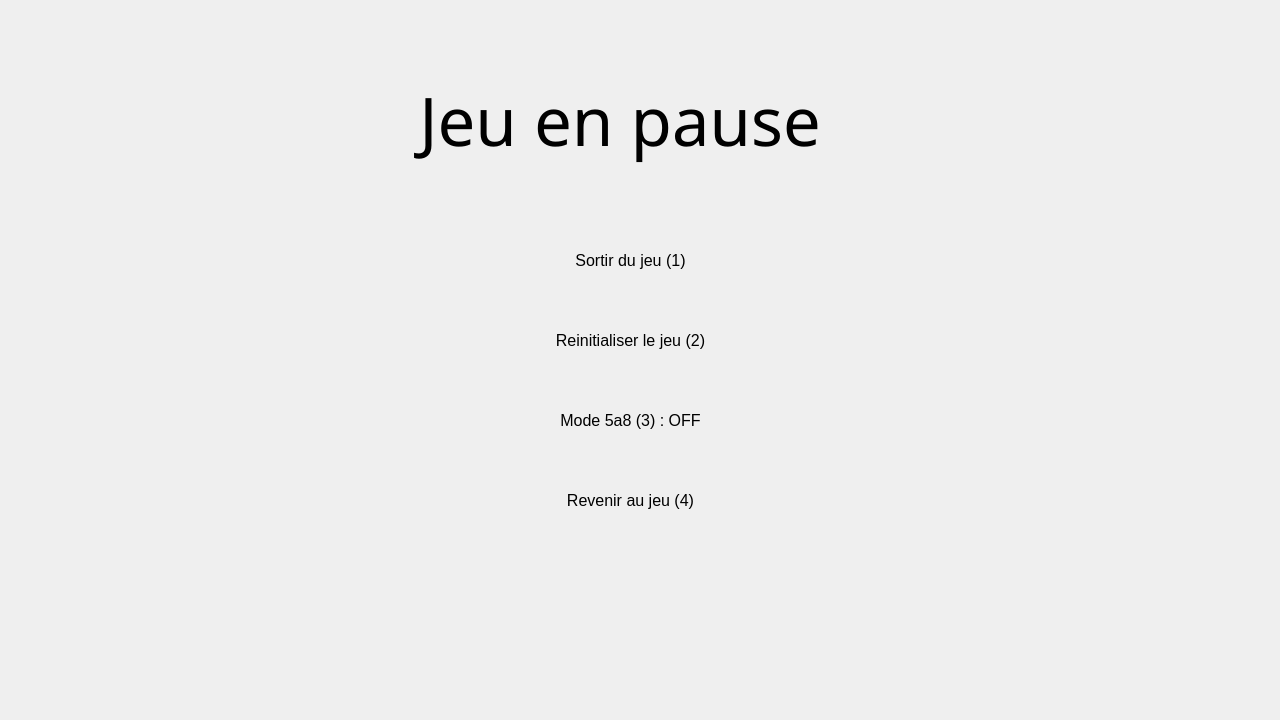
<?xml version="1.0" encoding="UTF-8"?>
<ui version="4.0">
 <class>Pause</class>
 <widget class="QWidget" name="Pause">
  <property name="geometry">
   <rect>
    <x>0</x>
    <y>0</y>
    <width>1280</width>
    <height>720</height>
   </rect>
  </property>
  <property name="windowTitle">
   <string>Form</string>
  </property>
  <widget class="QLabel" name="BackGround">
   <property name="geometry">
    <rect>
     <x>-5</x>
     <y>-35</y>
     <width>1300</width>
     <height>800</height>
    </rect>
   </property>
   <property name="autoFillBackground">
    <bool>true</bool>
   </property>
   <property name="text">
    <string/>
   </property>
   <property name="pixmap">
    <pixmap resource="Image.qrc">:/Decor/Image_Qt/Decor/Paysage.png</pixmap>
   </property>
   <property name="scaledContents">
    <bool>true</bool>
   </property>
  </widget>
  <widget class="QLabel" name="Option2">
   <property name="geometry">
    <rect>
     <x>520</x>
     <y>320</y>
     <width>221</width>
     <height>40</height>
    </rect>
   </property>
   <property name="font">
    <font>
     <pointsize>12</pointsize>
    </font>
   </property>
   <property name="autoFillBackground">
    <bool>true</bool>
   </property>
   <property name="text">
    <string>Reinitialiser le jeu (2)</string>
   </property>
   <property name="alignment">
    <set>Qt::AlignmentFlag::AlignCenter</set>
   </property>
  </widget>
  <widget class="QLabel" name="Option1">
   <property name="geometry">
    <rect>
     <x>520</x>
     <y>240</y>
     <width>221</width>
     <height>40</height>
    </rect>
   </property>
   <property name="font">
    <font>
     <pointsize>12</pointsize>
    </font>
   </property>
   <property name="autoFillBackground">
    <bool>true</bool>
   </property>
   <property name="text">
    <string>Sortir du jeu (1)</string>
   </property>
   <property name="alignment">
    <set>Qt::AlignmentFlag::AlignCenter</set>
   </property>
  </widget>
  <widget class="QLabel" name="Option3">
   <property name="geometry">
    <rect>
     <x>520</x>
     <y>400</y>
     <width>221</width>
     <height>40</height>
    </rect>
   </property>
   <property name="font">
    <font>
     <pointsize>12</pointsize>
    </font>
   </property>
   <property name="autoFillBackground">
    <bool>true</bool>
   </property>
   <property name="text">
    <string>Mode 5a8 (3) : OFF</string>
   </property>
   <property name="alignment">
    <set>Qt::AlignmentFlag::AlignCenter</set>
   </property>
  </widget>
  <widget class="QLabel" name="Titre">
   <property name="geometry">
    <rect>
     <x>370</x>
     <y>70</y>
     <width>500</width>
     <height>100</height>
    </rect>
   </property>
   <property name="palette">
    <palette>
     <active>
      <colorrole role="WindowText">
       <brush brushstyle="SolidPattern">
        <color alpha="255">
         <red>0</red>
         <green>0</green>
         <blue>0</blue>
        </color>
       </brush>
      </colorrole>
      <colorrole role="Text">
       <brush brushstyle="SolidPattern">
        <color alpha="255">
         <red>0</red>
         <green>0</green>
         <blue>0</blue>
        </color>
       </brush>
      </colorrole>
     </active>
     <inactive>
      <colorrole role="WindowText">
       <brush brushstyle="SolidPattern">
        <color alpha="255">
         <red>0</red>
         <green>0</green>
         <blue>0</blue>
        </color>
       </brush>
      </colorrole>
      <colorrole role="Text">
       <brush brushstyle="SolidPattern">
        <color alpha="255">
         <red>0</red>
         <green>0</green>
         <blue>0</blue>
        </color>
       </brush>
      </colorrole>
     </inactive>
     <disabled/>
    </palette>
   </property>
   <property name="font">
    <font>
     <family>FZShuTi</family>
     <pointsize>50</pointsize>
     <underline>false</underline>
     <strikeout>false</strikeout>
     <stylestrategy>PreferDefault</stylestrategy>
    </font>
   </property>
   <property name="mouseTracking">
    <bool>false</bool>
   </property>
   <property name="contextMenuPolicy">
    <enum>Qt::ContextMenuPolicy::DefaultContextMenu</enum>
   </property>
   <property name="autoFillBackground">
    <bool>false</bool>
   </property>
   <property name="text">
    <string>Jeu en pause</string>
   </property>
   <property name="textFormat">
    <enum>Qt::TextFormat::PlainText</enum>
   </property>
   <property name="scaledContents">
    <bool>false</bool>
   </property>
   <property name="alignment">
    <set>Qt::AlignmentFlag::AlignCenter</set>
   </property>
   <property name="wordWrap">
    <bool>false</bool>
   </property>
  </widget>
  <widget class="QLabel" name="Option4">
   <property name="geometry">
    <rect>
     <x>520</x>
     <y>480</y>
     <width>221</width>
     <height>40</height>
    </rect>
   </property>
   <property name="font">
    <font>
     <pointsize>12</pointsize>
    </font>
   </property>
   <property name="autoFillBackground">
    <bool>true</bool>
   </property>
   <property name="text">
    <string>Revenir au jeu (4)</string>
   </property>
   <property name="alignment">
    <set>Qt::AlignmentFlag::AlignCenter</set>
   </property>
  </widget>
 </widget>
 <resources>
  <include location="Image.qrc"/>
 </resources>
 <connections/>
</ui>
